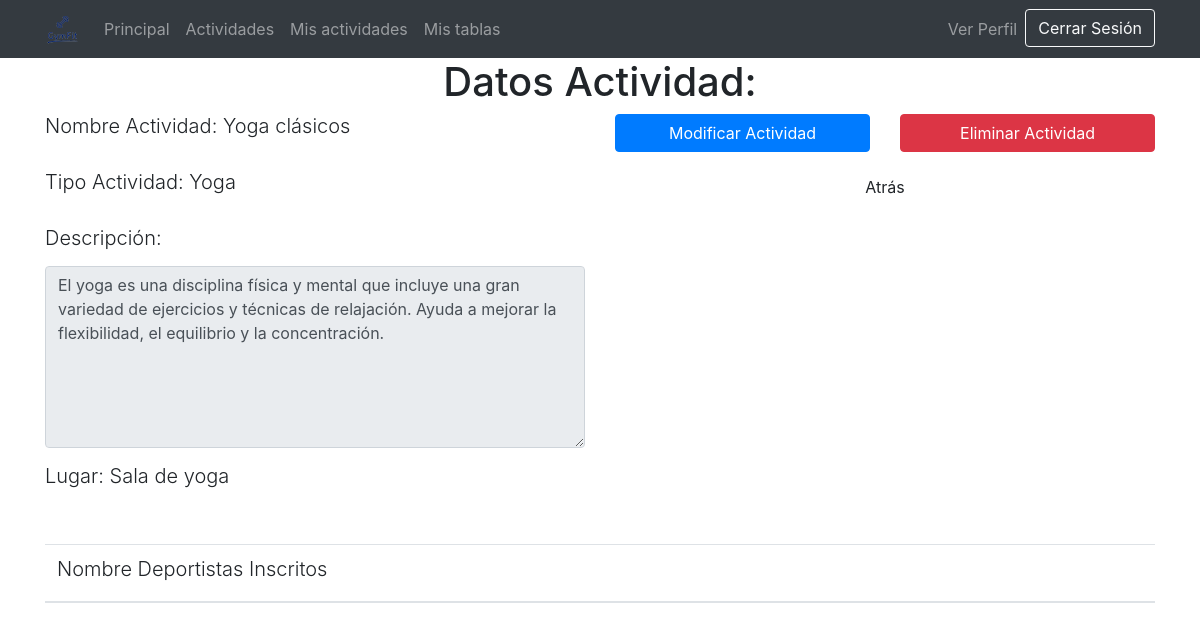
The app's page /vistas/verActividadEntrenador.php?id=14 (signed in) with its own data.
### tables this page shows
CREATE TABLE IF NOT EXISTS `actividad` (
  `idActividad` int(11) NOT NULL AUTO_INCREMENT,
  `nombre` varchar(45) NOT NULL,
  `tipo` varchar(45) DEFAULT NULL,
  `descripcion` varchar(200) DEFAULT NULL,
  `lugar` varchar(45) DEFAULT NULL,
  PRIMARY KEY (`idActividad`)
);

### modelos/m_gestionarActividades.php (called while the page is built, shortened)
<?php
require_once '../controladores/controlador_actividad.php';
class m_gestionarActividades
{
  public function getDatosActividad($id)
  {
    $bd = conexion_BD();
    $r = $bd->query("SELECT * FROM actividad WHERE idActividad='" . $id . "'");
    mysqli_data_seek($r, 0);
    $extraido = mysqli_fetch_array($r);
    return $extraido;
  }
}

### controladores/controlador_actividad.php (called while the page is built, shortened)
<?php
require_once '../modelos/m_gestionarActividades.php';
class controlador_actividad
{
  public static function devolverActividad($id)
  {
    $m_gestionarActividades = new m_gestionarActividades();
    if($m_gestionarActividades->comprobarActividad($id))
    {
    return $m_gestionarActividades->getDatosActividad($id);
   }
  }
}
?>

### vistas/verActividadEntrenador.php (the view, shortened to what this page needs)
<?php
require 'head.php';
require_once '../controladores/controlador_actividad.php';
$idActividad = $_GET['id'];
$result = controlador_actividad::devolverActividad($idActividad);
if(isset($_SESSION['userID']) && $_SESSION['userType'] == 'Entrenador' && $_SESSION['connected'] == true){
?>
<body>
  <?php require 'header_deportista.php'; ?>
  <div class="container">
    <div class="row">
      <div class="col-md-12">
        <h1 class="text-center">Datos Actividad:</h1>
      </div>
      <div class="col-md-6">
        <div class="form-group">
          <label for="nombre">
            <h2 class="lead">Nombre Actividad: <?php echo $result['nombre']; ?></h2>
          </label>
        </div>
        <div class="form-group">
          <label for="tipo">
            <h2 class="lead">Tipo Actividad: <?php echo $result['tipo']; ?></h2>
          </label>
        </div>
        <div class="form-group">
          <label for="descripcion">
            <h2 class="lead">Descripción:</h2>
          </label>
          <textarea name="descripcion" readonly rows="7" class="form-control"><?php echo $result['descripcion']; ?></textarea>
        </div>
        <div class="form-group">
          <label for="lugar">
            <h2 class="lead">Lugar: <?php echo $result['lugar']; ?></h2>
          </label>
        </div>
      </div>
      <div class="col-md-6">
        <div class="row">
          <div class="col-md-6">
            <a href="modificarActividad.php?id=<?php echo $result['idActividad']; ?>" class="btn btn-primary btn-block"><span class="glyphicon glyphicon-floppy-open"></span> Modificar Actividad</a>
          </div>
          <div class="col-md-6">
            <form action="../controladores/controlador_actividad.php?var=1#" method="post">
              <button type="submit" class="btn btn-danger btn-block"><span class="glyphicon glyphicon-floppy-remove"></span> Eliminar Actividad</button>
            </form>
          </div>
        </div>
        <div class="row mt-3">
          <div class="col-md-6 offset-md-3">
            <a href="gestionarActividades.php" class="btn btn-default btn-block"><span class="glyphicon glyphicon-step-backward"></span> Atrás</a>
          </div>
        </div>
      </div>
    </div>
    <div class="table-responsive mt-4">
      <table class="table table-striped">
        <thead>
          <tr>
            <th><h2 class="lead">Nombre Deportistas Inscritos</h2></th>
          </tr>
        </thead>
      </table>
    </div>
  </div>
</body>
</html>
<?php
}
?>

### records on screen
actividad: nombre "Yoga clásicos", tipo "Yoga", descripcion "El yoga es una disciplina física y mental que incluye una gran variedad de ejercicios y técnicas de relajación. Ayuda a mejorar la flexibilidad, el equilibrio y la concentración.", lugar "Sala de yoga"
